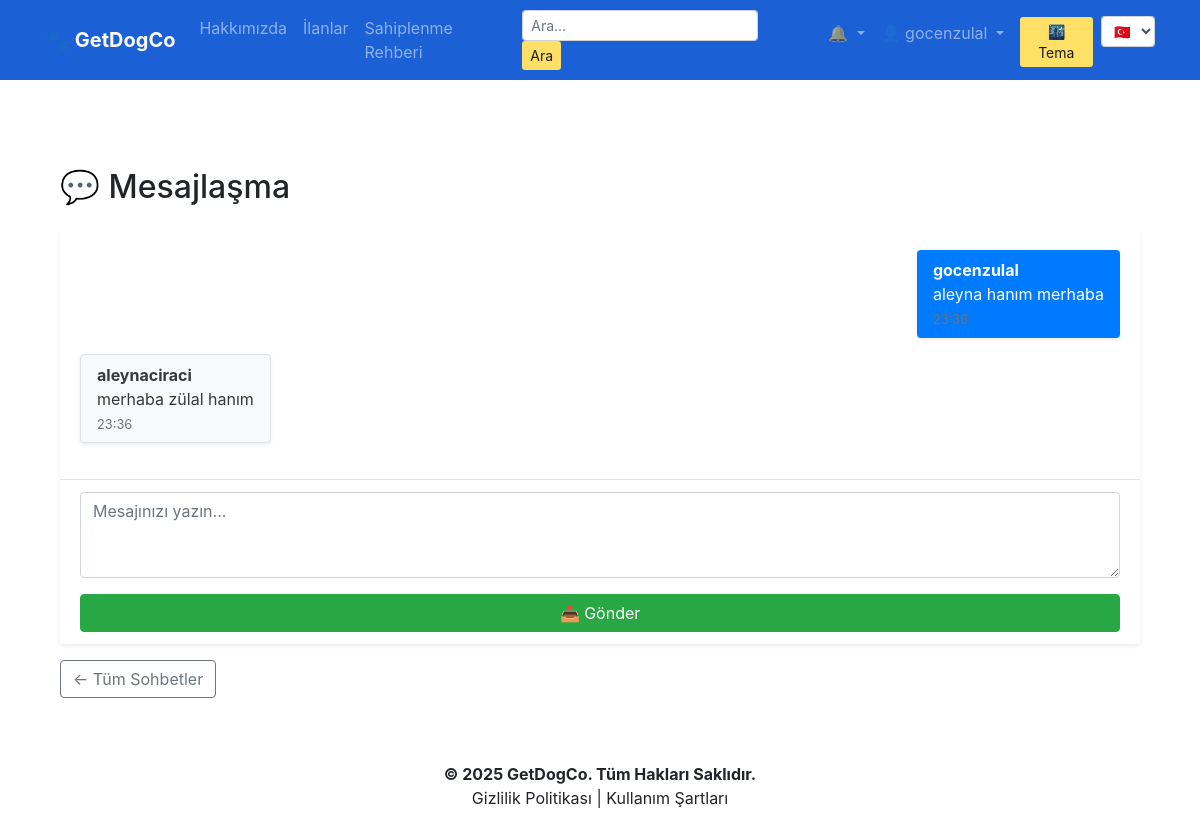
The app's page /mesajlasma/6/ (signed in) with its own data.
### getdogco/models.py (models this page shows, shortened)
class Message(models.Model):
    conversation = models.ForeignKey(Conversation, on_delete=models.CASCADE, related_name='messages', null=True )
    sender = models.ForeignKey(User, on_delete=models.CASCADE)
    content = models.TextField()
    timestamp = models.DateTimeField(auto_now_add=True)

### getdogco/views.py (the view)
# urls.py: path('mesajlasma/<int:conversation_id>/', views.messages_with_conversation, name='messages_with_conversation'),
@login_required
def messages_with_conversation(request, conversation_id):
    conversation = get_object_or_404(Conversation, id=conversation_id)
    if request.user not in conversation.participants.all():
        return redirect('conversation_list')
    if request.method == 'POST':
        form = MessageForm(request.POST)
        if form.is_valid():
            msg = form.save(commit=False)
            msg.conversation = conversation
            msg.sender = request.user
            msg.save()
            other_user = conversation.participants.exclude(id=request.user.id).first()
            if other_user:
                url = reverse("messages_with_conversation", args=[conversation.id])
                create_notification(
                    user=other_user,
                    message=f"📩 {request.user.username} size yeni bir mesaj gönderdi!",
                    url=url
                )
            return redirect('messages_with_conversation', conversation_id=conversation.id)
    else:
        form = MessageForm()
    messages = conversation.messages.order_by('timestamp')
    return render(request, 'messaging/messages.html', {
        'conversation': conversation,
        'messages': messages,
        'form': form
    })

### getdogco/forms.py
class MessageForm(forms.ModelForm):
    class Meta:
        model = Message
        fields = ['content']
        widgets = {
            'content': forms.Textarea(attrs={
                'class': 'form-control mb-2',
                'placeholder': 'Mesajınızı yazın...',
                'rows': 3,
            })
        }

### getdogco/context_processors.py (called while the page is built)
def notification_context(request):
    if request.user.is_authenticated:
        unread_count = Notification.objects.filter(user=request.user, is_read=False).count()
        recent_notifications = Notification.objects.filter(user=request.user).order_by('-created_at')[:5]
        return {
            'unread_notification_count': unread_count,
            'notifications': recent_notifications
        }
    return {
        'unread_notification_count': 0,
        'notifications': []
    }

### getdogco/templates/messaging/messages.html (shortened to what this page needs)
{% extends "layout.html" %}
{% block body %}
<div class="container my-4">
  <h2 class="mb-4">💬 Mesajlaşma </h2>
  <div class="card shadow-sm border-0">
    <div class="card-body" style="max-height: 400px; overflow-y: auto;" id="message-box">
      {% if messages %}
        {% for message in messages %}
          <div class="mb-3 d-flex {% if message.sender == request.user %}justify-content-end{% else %}justify-content-start{% endif %}">
            <div class="px-3 py-2 rounded shadow-sm
              {% if message.sender == request.user %}
                bg-primary text-white
              {% else %}
                bg-light text-dark border
              {% endif %}
            " style="max-width: 70%;">
              <strong>{{ message.sender.username }}</strong><br>
              {{ message.content }}
              <div class="small text-muted mt-1">{{ message.timestamp|date:"H:i " }}</div>
            </div>
          </div>
        {% endfor %}
      {% else %}
        <p class="text-muted">Henüz mesaj yok.</p>
      {% endif %}
    </div>
    <div class="card-footer bg-white">
      <form method="post" class="d-flex flex-column">
        {{ form.content }}
        <button type="submit" class="btn btn-success w-100 mt-2">📤 Gönder</button>
      </form>
    </div>
  </div>
  <div class="mt-3 text-end">
    <a href="{% url 'conversation_list' %}" class="btn btn-outline-secondary">← Tüm Sohbetler</a>
  </div>
</div>
{% endblock %}

### templates/layout.html (shortened to what this page needs)
<!DOCTYPE html>
{% load static i18n %}
<html lang="{{ LANGUAGE_CODE }}">
  <head>
    <link rel="stylesheet" href="https://stackpath.bootstrapcdn.com/bootstrap/4.5.2/css/bootstrap.min.css">
    <link rel="stylesheet" href="{% static 'css/style.css' %}?v=2.0">
  </head>
  <body class="d-flex flex-column min-vh-100">
    <nav class="navbar navbar-expand-md navbar-dark" style="background-color:rgb(28, 96, 214) !important;">
      <div class="container">
        <a class="navbar-brand font-weight-bold" href="/">🐾 GetDogCo</a>
        <div class="collapse navbar-collapse" id="navbarCollapse">
          <ul class="navbar-nav mr-auto">
            <li class="nav-item"><a class="nav-link" href="/about">{% trans "Hakkımızda" %}</a></li>
            <li class="nav-item"><a class="nav-link" href="{% url 'getdogco:list_posts' %}">{% trans "İlanlar" %}</a></li>
            <li class="nav-item"><a class="nav-link" href="{% url 'getdogco:adoption_guide' %}">{% trans "Sahiplenme Rehberi" %}</a></li>
          </ul>
          <form method="GET" action="{% url 'getdogco:list_posts' %}" class="form-inline my-2 my-md-0 mr-md-3">
            <input class="form-control form-control-sm mr-2" type="search" name="keyword" placeholder="{% trans 'Ara...' %}" aria-label="{% trans 'Ara' %}">
            <button class="btn btn-sm btn-yellow-custom" type="submit">{% trans "Ara" %}</button>
          </form>
          <ul class="navbar-nav">
            {% if request.user.is_authenticated %}
              <li class="nav-item dropdown">
                <a class="nav-link dropdown-toggle position-relative" href="{% url 'getdogco:all_notifications' %}" id="notificationDropdown" role="button" data-toggle="dropdown">
                  🔔
                </a>
              </li>
              <li class="nav-item dropdown">
                <a class="nav-link dropdown-toggle" href="#" id="userDropdown" role="button" data-toggle="dropdown">
                  👤 {{ request.user.username }}
                </a>
              </li>
            {% else %}
              <li class="nav-item"><a class="nav-link" href="{% url 'getdogco:login' %}">{% trans "Giriş Yap" %}</a></li>
              <li class="nav-item"><a class="nav-link" href="{% url 'getdogco:register' %}">{% trans "Kayıt Ol" %}</a></li>
            {% endif %}
            <li class="nav-item">
              <button onclick="toggleDarkMode()" id="darkModeBtn" class="btn btn-sm ml-2 btn-yellow-custom" style="margin-top: 4px;">
                🌃 {% trans "Tema" %}
              </button>
            </li>
            <li class="nav-item ml-2" style="margin-top: 3px;">
              <form action="{% url 'set_language' %}" method="post">
                <select name="language" onchange="this.form.submit()" class="form-control form-control-sm">
                  <option value="tr" {% if LANGUAGE_CODE == 'tr' %}selected{% endif %}>🇹🇷</option>
                </select>
              </form>
            </li>
          </ul>
        </div>
      </div>
    </nav>
    <main class="flex-fill">
      <div class="container mt-3 pt-5 mb-5">
        {% block body %}
        {% endblock body %}
      </div>
    </main>
    <footer class="text-center py-3" style="background-color: #ffffff; color: #212529;">
      <p class="mb-0 font-weight-bold">© 2025 GetDogCo. {% trans "Tüm Hakları Saklıdır." %}</p>
      <p class="mb-0">{% trans "Gizlilik Politikası" %} | {% trans "Kullanım Şartları" %}</p>
    </footer>
  </body>
</html>

### static/css/style.css (style rules this page uses)
.btn-yellow-custom { background-color: #ffe066; color: #1c1c1c; border: none; transition: background-color 0.3s ease; }
html, body { height: 100%; margin: 0; }
body { display: flex; flex-direction: column; min-height: 100vh; }
main.flex-fill { flex: 1; }

### records on screen
Message: sender.username "gocenzulal", content "aleyna hanım merhaba"
Message: sender.username "aleynaciraci", content "merhaba zülal hanım", timestamp "23:36"

### other values on screen
{{ request.user.username }} "gocenzulal"
